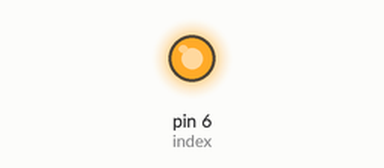
Bench run of a sketch on a simulated Arduino Uno, built with avr-gcc and run on an emulated ATmega328P. Shown: output pins drawn as LEDs (lit = HIGH).

Above: at 0.05 s.
Timing chart, 0 to 3.0 s (numbered marks = the images above):
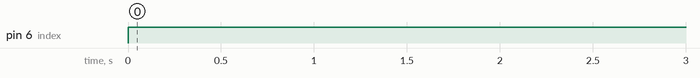

Measured:
- by itself, pin 6 (index): LOW → HIGH at 0.00 s

The sketch:

sketch_aug18a.ino
```cpp
int index = 6;
   int main(){
    return 0;
   }
  void setup(){
  pinMode(index ,OUTPUT);

  }

  void loop(){
   digitalWrite(index,HIGH);
   delay(2000);
   digitalWrite(index,LOW);

  }
```
